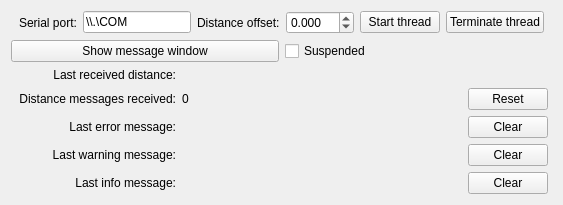
          <widget class="QWidget" name="tab_DistanceProvider_20HzLaserRangeFinderModuleV2">
           <property name="autoFillBackground">
            <bool>true</bool>
           </property>
           <attribute name="title">
            <string>Distance provider (&quot;20 Hz laser Rangefinder module V2&quot;)</string>
           </attribute>
           <layout class="QVBoxLayout" name="verticalLayout_4">
            <item>
             <layout class="QHBoxLayout" name="horizontalLayout_20HzLaserRangeFinderModuleV2_Top">
              <property name="leftMargin">
               <number>8</number>
              </property>
              <property name="rightMargin">
               <number>8</number>
              </property>
              <item>
               <widget class="QLabel" name="label_Serialport_LaserDist">
                <property name="text">
                 <string>Serial port:</string>
                </property>
               </widget>
              </item>
              <item>
               <widget class="QLineEdit" name="lineEdit_SerialPort_LaserDist">
                <property name="text">
                 <string>\\.\COM</string>
                </property>
                <property name="maxLength">
                 <number>256</number>
                </property>
               </widget>
              </item>
              <item>
               <widget class="QLabel" name="label_DistanceOffset_LaserDist">
                <property name="text">
                 <string>Distance offset:</string>
                </property>
               </widget>
              </item>
              <item>
               <widget class="QDoubleSpinBox" name="doubleSpinBox_DistanceOffset_LaserDist">
                <property name="decimals">
                 <number>3</number>
                </property>
                <property name="minimum">
                 <double>-10.000000000000000</double>
                </property>
                <property name="maximum">
                 <double>10.000000000000000</double>
                </property>
                <property name="singleStep">
                 <double>0.001000000000000</double>
                </property>
               </widget>
              </item>
              <item>
               <widget class="QPushButton" name="pushButton_StartThread_LaserDist">
                <property name="text">
                 <string>Start thread</string>
                </property>
               </widget>
              </item>
              <item>
               <widget class="QPushButton" name="pushButton_TerminateThread_LaserDist">
                <property name="text">
                 <string>Terminate thread</string>
                </property>
               </widget>
              </item>
             </layout>
            </item>
            <item>
             <layout class="QHBoxLayout" name="horizontalLayout_20HzLaserRangeFinderModuleV2_Middle">
              <item>
               <widget class="QPushButton" name="pushButton_ShowMessageWindow_LaserDist">
                <property name="text">
                 <string>Show message window</string>
                </property>
               </widget>
              </item>
              <item>
               <widget class="QCheckBox" name="checkBox_SuspendThread_LaserDist">
                <property name="text">
                 <string>Suspended</string>
                </property>
               </widget>
              </item>
             </layout>
            </item>
            <item>
             <layout class="QGridLayout" name="gridLayout_20HzLaserRangeFinderModuleV2_Bottom" columnstretch="0,1,0" columnminimumwidth="0,50,0">
              <property name="leftMargin">
               <number>8</number>
              </property>
              <property name="rightMargin">
               <number>4</number>
              </property>
              <item row="1" column="1">
               <widget class="QLabel" name="label_DistanceMessageCount_LaserDist">
                <property name="sizePolicy">
                 <sizepolicy hsizetype="Ignored" vsizetype="Ignored">
                  <horstretch>0</horstretch>
                  <verstretch>0</verstretch>
                 </sizepolicy>
                </property>
                <property name="text">
                 <string>0</string>
                </property>
               </widget>
              </item>
              <item row="3" column="0">
               <widget class="QLabel" name="label_LastWarningMessageLabel_LaserDist">
                <property name="text">
                 <string>Last warning message:</string>
                </property>
                <property name="alignment">
                 <set>Qt::AlignRight|Qt::AlignTrailing|Qt::AlignVCenter</set>
                </property>
               </widget>
              </item>
              <item row="3" column="1">
               <widget class="QLabel" name="label_LastWarningMessage_LaserDist">
                <property name="sizePolicy">
                 <sizepolicy hsizetype="Ignored" vsizetype="Ignored">
                  <horstretch>0</horstretch>
                  <verstretch>0</verstretch>
                 </sizepolicy>
                </property>
                <property name="text">
                 <string/>
                </property>
               </widget>
              </item>
              <item row="1" column="0">
               <widget class="QLabel" name="label_DistanceMessageCountLabel_Laser">
                <property name="text">
                 <string>Distance messages received:</string>
                </property>
                <property name="alignment">
                 <set>Qt::AlignRight|Qt::AlignTrailing|Qt::AlignVCenter</set>
                </property>
               </widget>
              </item>
              <item row="4" column="0">
               <widget class="QLabel" name="label_LastInfoMessageLabel_LaserDist">
                <property name="text">
                 <string>Last info message:</string>
                </property>
                <property name="alignment">
                 <set>Qt::AlignRight|Qt::AlignTrailing|Qt::AlignVCenter</set>
                </property>
               </widget>
              </item>
              <item row="2" column="0">
               <widget class="QLabel" name="label_LastErrorMessageLabel_LaserDist">
                <property name="text">
                 <string>Last error message:</string>
                </property>
                <property name="alignment">
                 <set>Qt::AlignRight|Qt::AlignTrailing|Qt::AlignVCenter</set>
                </property>
               </widget>
              </item>
              <item row="2" column="2">
               <widget class="QPushButton" name="pushButton_ClearErrorMessage_LaserDist">
                <property name="text">
                 <string>Clear</string>
                </property>
               </widget>
              </item>
              <item row="4" column="2">
               <widget class="QPushButton" name="pushButton_ClearInfoMessage_LaserDist">
                <property name="text">
                 <string>Clear</string>
                </property>
               </widget>
              </item>
              <item row="4" column="1">
               <widget class="QLabel" name="label_LastInfoMessage_LaserDist">
                <property name="sizePolicy">
                 <sizepolicy hsizetype="Ignored" vsizetype="Ignored">
                  <horstretch>0</horstretch>
                  <verstretch>0</verstretch>
                 </sizepolicy>
                </property>
                <property name="text">
                 <string/>
                </property>
               </widget>
              </item>
              <item row="1" column="2">
               <widget class="QPushButton" name="pushButton_ClearDistanceMessageCounter_LaserDist">
                <property name="text">
                 <string>Reset</string>
                </property>
               </widget>
              </item>
              <item row="3" column="2">
               <widget class="QPushButton" name="pushButton_ClearWarningMessage_LaserDist">
                <property name="text">
                 <string>Clear</string>
                </property>
               </widget>
              </item>
              <item row="2" column="1">
               <widget class="QLabel" name="label_LastErrorMessage_LaserDist">
                <property name="sizePolicy">
                 <sizepolicy hsizetype="Ignored" vsizetype="Ignored">
                  <horstretch>0</horstretch>
                  <verstretch>0</verstretch>
                 </sizepolicy>
                </property>
                <property name="text">
                 <string/>
                </property>
               </widget>
              </item>
              <item row="0" column="0">
               <widget class="QLabel" name="label_DistanceLabel_LaserDist">
                <property name="text">
                 <string>Last received distance:</string>
                </property>
                <property name="alignment">
                 <set>Qt::AlignRight|Qt::AlignTrailing|Qt::AlignVCenter</set>
                </property>
               </widget>
              </item>
              <item row="0" column="1">
               <widget class="QLabel" name="label_Distance_LaserDist">
                <property name="sizePolicy">
                 <sizepolicy hsizetype="Ignored" vsizetype="Ignored">
                  <horstretch>0</horstretch>
                  <verstretch>0</verstretch>
                 </sizepolicy>
                </property>
                <property name="text">
                 <string/>
                </property>
               </widget>
              </item>
             </layout>
            </item>
           </layout>
          </widget>
